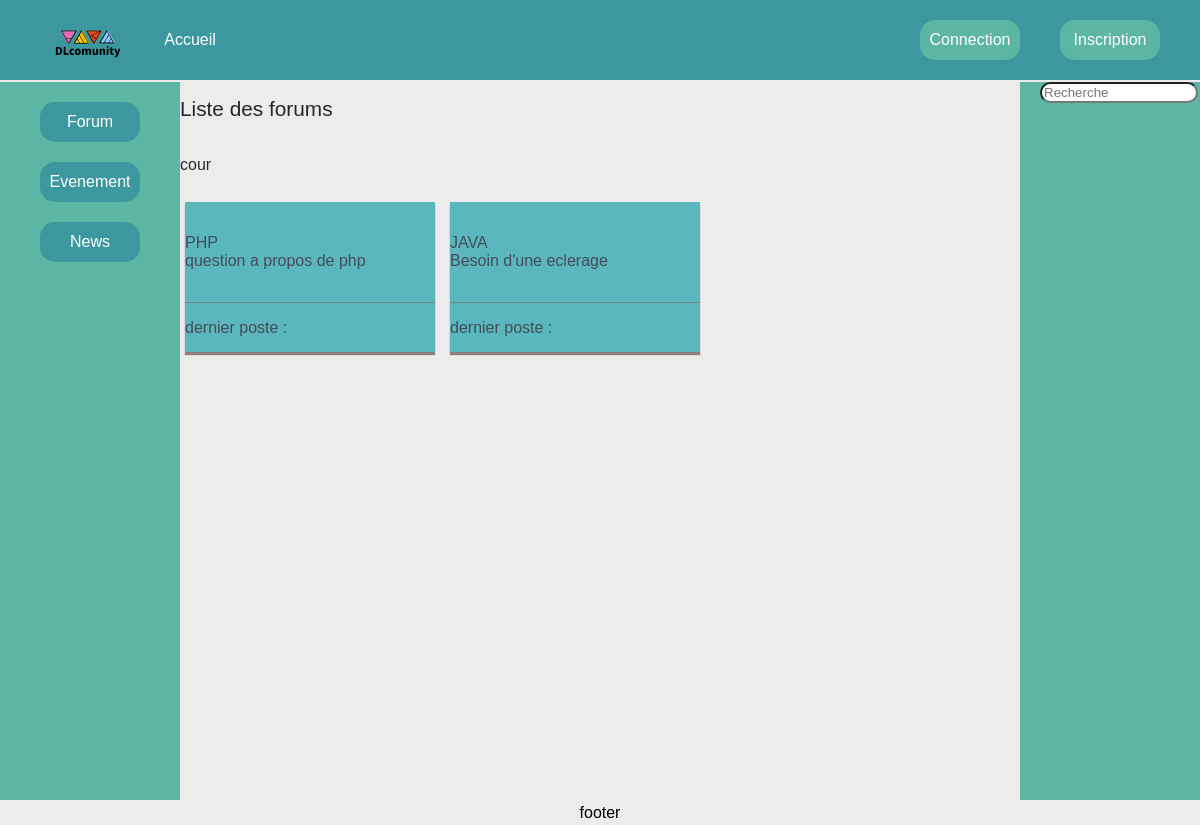
Before: / with the older database file.
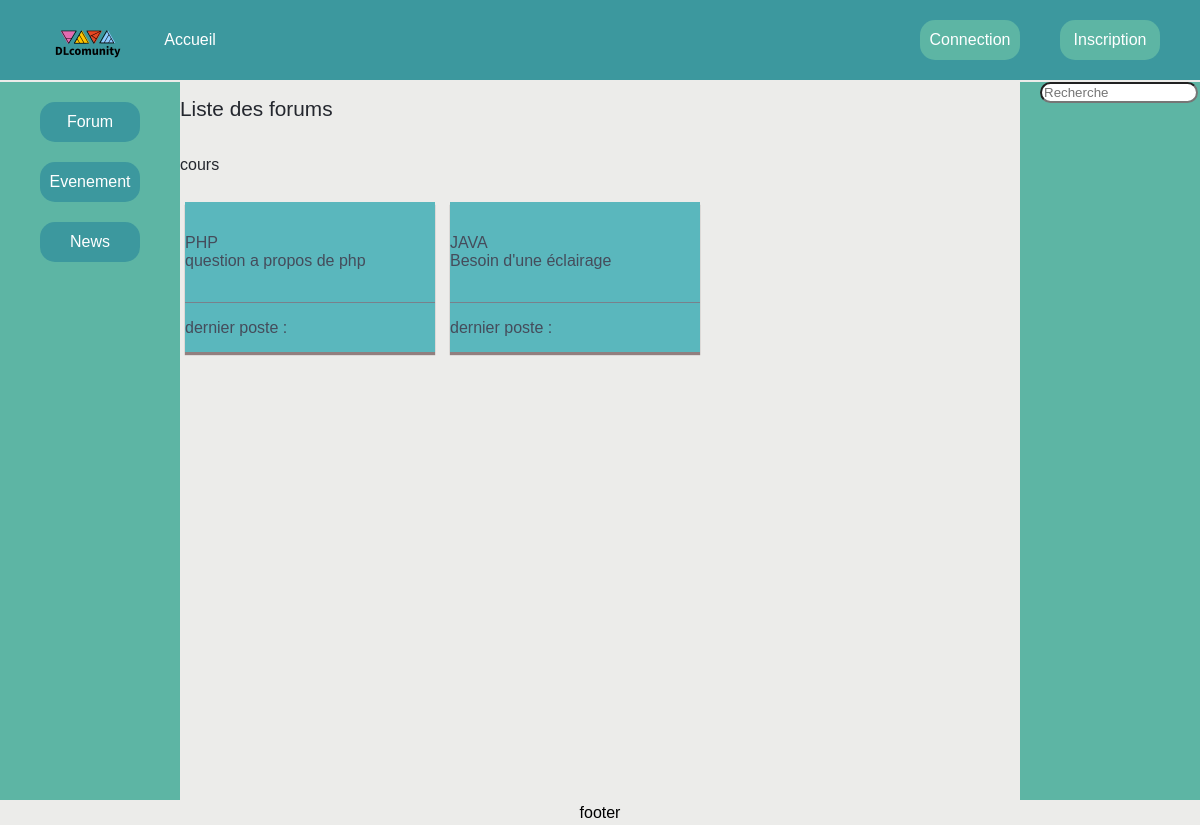
After: the same page with the newer database file.
### tables this page shows
CREATE TABLE `sub_category` (
  `id_sub_category` mediumint(9) NOT NULL,
  `sub_category_name` varchar(100) NOT NULL,
  `sub_category_description` varchar(100) NOT NULL,
  `id_category` mediumint(9) NOT NULL,
  `image_sub_category` varchar(250) DEFAULT NULL
);

CREATE TABLE `category` (
  `id_category` mediumint(9) NOT NULL,
  `category_name` varchar(250) NOT NULL
);

### model/Requete.php (called while the page is built, shortened)
<?php
class Requete {
    public static function getResults(string $query) {
        $res = NULL;
        $query = trim($query);
        if (isset($query) && $query != "") {
            $bdb = ConnectionSingleton::getInstance();
            $reponse = $bdb->query($query);
            if ($reponse) {
                $reponse->setFetchMode(PDO::FETCH_ASSOC);
                $res = $reponse->fetchall();
            } else {
                self::$erreur = $bdb->errorInfo();
            }
        }
        return $res;
    }
    public static function listCategorieSoucategrie() {
        $sql = "SELECT category_name , sub_category_name , sub_category_description, id_sub_category\n"
                . "FROM category INNER JOIN sub_category ON category.id_category = sub_category.id_category";
        $result = self::getResults($sql);
        return $result;
    }
}

### view/listeCategoryView.php (the view, shortened to what this page needs)
<div class="titre" ><h2>Liste des forums</h2></div>
<?php
$temp = NULL;
foreach ($listCategorieSoucategrie as $list) {
    if (!isset($temp)) {
        ?>
        <div class="titre" >
            <h3> <?=
                $list['category_name'];
                $temp = $list['category_name'];
                ?>
            </h3>
        </div>
    <?php }
    ?>
    <div class="elemen" >
        <div class="soustitre">   <a href="index.php?idSousCategory=<?= $list['id_sub_category'] ; ?> ">
                <?= $list['sub_category_name'] . "<br>" . $list['sub_category_description']; ?>  </a>
        </div>
        <div class="dernierPost"> <a href="#" > dernier poste : </a> </div>
    </div>
<?php }
?>
<?php $content = ob_get_clean(); ?>
<?php require('template.php'); ?>

### index.php (shortened to what this page needs)
<?php
require ('controller/frontend.php');
if (isset($_GET['idSousCategory']) && is_numeric($_GET['idSousCategory']) && $_GET['idSousCategory'] > 0) {
    listeSujet(trim($_GET['idSousCategory']));
} elseif (isset($_GET['idSujet']) && is_numeric($_GET['idSujet']) && $_GET['idSujet'] > 0) {
    listeMessages(trim($_GET['idSujet']));
} elseif (isset($_GET['conn']) && $_GET['conn'] == 1) {
    connection();
} elseif (isset($_POST['pseudo']) && isset($_POST['motdepass'])) {
    connection($_POST['motdepass'], $_POST['pseudo']);
} elseif (isset($_GET['deconnection'])) {
    deconnection();
} elseif (isset($_GET['inscription']) && $_GET['inscription'] == 1) {
    inscription();
}elseif (isset($_GET['Administrateur'])) {
    administrateur();
}  elseif (isset($_POST['nom']) && isset ($_POST['prenom']) && isset ($_POST['pseudo']) && isset ($_POST['email']) && isset ($_POST['motdepass1']) && isset ($_POST['motdepass2'])) {
    inscription($_POST['nom'], $_POST['prenom'], $_POST['pseudo'], $_POST['email'], $_POST['motdepass1'], $_POST['motdepass2'])  ;
} else {
    listeForum();
}

### controller/frontend.php (shortened to what this page needs)
<?php
require_once('model/Requete.php');
function listeForum() {
    $listCategorieSoucategrie = Requete::listCategorieSoucategrie();
    if ($listCategorieSoucategrie) {
        require ('view/listeCategoryView.php');
    } else {
        require ('view/pageEmpty.php');
    }
}

### view/template.php (shortened to what this page needs)
<!DOCTYPE html>
<html>
    <head>
        <link href="public/css/style.css" rel="stylesheet" />
    </head>
    <body>
        <div class="body" >
            <div class="tete" >
                <div class="accueille" >
                    <div class="accueille1" ><a href="index.php?forum"><img src="public/img/logo.png" alt="logo" height="100" width="100"> </a> </div>
                    <div class="accueille2" > <a href="index.php"class="a" >Accueil </a></div>
                </div>
                <div class="connection" >
                    <?php if (!isset($_SESSION['pseudo'])) { ?>
                        <div class="accueille3" > <a href="index.php?conn=1" class="a" >Connection</a></div>
                        <div class="accueille3" > <a href="index.php?inscription=1" class="a" >Inscription</a></div>
                    <?php } else { ?>
                        <div class="accueille3" > <a href="index.php?deconnection=1" class="a" >Deconnection</a></div>
                    <?php } ?>
                </div>
            </div>
            <div class="nav1" >
                <div class="boutonvan1" > <a href="index.php?forum" >Forum</a> </div>
                <div class="boutonvan1" > <a href="index.php?Evenement" >Evenement</a></div>
                <div class="boutonvan1" > <a href="index.php?News" >News</a></div>
            </div>
            <div class="corp" >
                <?= $content ?>
            </div>
            <div class="nav2" >
                <div class="recher" >
                    <form class="form">
                        <div class="recherche">
                            <input type="text" name="keyword" placeholder="Recherche"/>
                        </div>
                    </form>
                </div>
            </div>
            <div class="pied" >
                <div >footer</div>
            </div>
        </div>
    </body>
</html>

### public/css/style.css (style rules this page uses)
body { margin: 0; font-family: 'Montserrat', sans-serif; }
.body { display: flex ; align-content: flex-start ; flex-wrap: wrap ; background-color: #ececea ; }
.tete { width: 100% ; height: 80px ; display: flex ; background-color: #3c989e ; }
.accueille { display: flex ; align-items: center ; width: 50% ; }
.accueille1 { margin-top: 15px ; margin-left: 40px ; }
.accueille2 { display: flex ; align-items: center ; justify-content: center; height: 40px; width: 100px ; border-radius : 5px; }
a { text-decoration:none ; color: rgb(255, 255, 255); }
.connection { display: flex ; align-items: center ; justify-content: flex-end ; width: 50% ; }
.accueille3 { display: flex ; align-items: center ; justify-content: center; height: 40px; width: 100px ; border-radius : 15px; background: #5db5a4 ; margin-right: 40px; }
.nav1 { width: 15% ; display: flex ; flex-direction: column ; align-items: center ; margin-top: 2px ; background-color: #5db5a4 ; }
.boutonvan1 { display: flex ; align-items: center ; justify-content: center; height: 40px; width: 100px ; border-radius : 5px; border-radius : 15px; background: #3c989e ; margin-top: 20px ; }
.corp { width: 70% ; min-height: 90vh ; display: flex ; flex-wrap: wrap ; align-content: flex-start ; }
.corp a { color: #454c5b ; }
.elemen { width: 250px ; height: 150px ; margin: 2px 10px 0px 5px ; box-shadow: 0px 3px 1px 0px rgba(145, 127, 127, 1); background-color: #5ab7bd; }
.soustitre { height: 100px ; border-bottom: 1px solid #79818b ; display: flex ; align-items: center ; }
.dernierPost { height: 50px ; display: flex ; align-items: center ; }
.titre { width: 100% ; height: 40px ; padding-bottom: 20px ; }
.titre h2 { color: #24272e ; font-size: 1.3em ; font-weight: normal; }
.titre h3 { color: #24272e ; font-size: 1em ; font-weight: normal; }
.nav2 { width: 15% ; background-color: #5db5a4 ; margin-top: 2px; }
.pied { width: 100% ; height: 25px; display: flex ; align-items: center ; justify-content: space-around ; }
.form input { width:150px; border-radius:15px; height:15px; margin-left: 20px ; }

Changed rows visible on the page:
changed through a linked row, sub_category "PHP": id_category.category_name "cour" → "cours"
changed sub_category "JAVA": sub_category_description "Besoin d'une eclerage" → "Besoin d'une éclairage"
